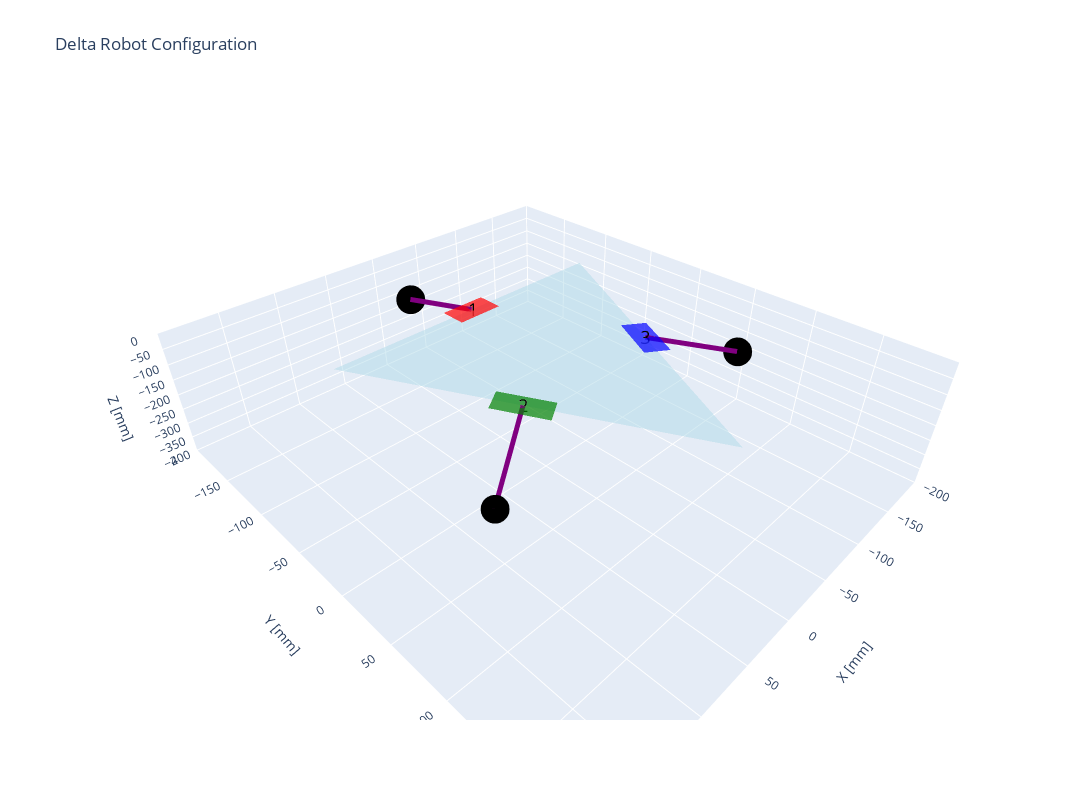

Write notebook code for a chart like this one.
### Markdown cell above
# Plotting the Robot's Configuration

In order to better visualize the robot's configuration, we can plot the robot's links and joints in 3D space.

### Code cell
def motor_positions():
  return (
    (0,-WB,0), # B1
    ((sqrt3/2)*WB,WB/2,0), # B2
    (-(sqrt3/2)*WB,WB/2,0) # B3
  )
  
def base_vertices():
  return (
    (SB/2, -WB, 0), # b1
    (0, UB, 0), # b2
    (-SB/2, -WB, 0) # b3
  )

def platform_vertices(platform_position):
  # platform_position is a tuple (x,y,z)
  x, y, z = platform_position
  # Platform vertices with respect to the given platform position
  return (
    (x, y - UP, z), # P1
    (x + SP/2, y + WP, z), # P2
    (x - SP/2, y + WP, z) # P3
  )

def knee_joints(theta1,theta2,theta3):
  knee_1 = (0, -WB-L*np.cos(theta1), -L*np.sin(theta1))
  knee_2 = ((sqrt3/2)*(WB+L*np.cos(theta2)), (1/2)*(WB+L*np.cos(theta2)), -L*np.sin(theta2))
  knee_3 = ((-sqrt3/2)*(WB+L*np.cos(theta3)), (1/2)*(WB+L*np.cos(theta3)), -L*np.sin(theta3))
  return (knee_1, knee_2, knee_3)


def get_motor_rectangle_corners(motor_position, angle, motor_width=20, motor_length=40):
    # Local coordinates (centered at 0,0)
    dx = motor_length / 2
    dy = motor_width / 2
    local_corners = np.array([
        [-dx, -dy],
        [dx, -dy],
        [dx,  dy],
        [-dx,  dy]
    ])
    # Create rotation matrix for the given angle
    R = np.array([
        [np.cos(angle), -np.sin(angle)],
        [np.sin(angle),  np.cos(angle)]
    ])
    rotated = (local_corners @ R.T) + np.array(motor_position[:2])
    # Append the constant z coordinate from motor_position
    corners = [(pt[0], pt[1], motor_position[2]) for pt in rotated]
    return corners

def plot_robot(theta1, theta2, theta3):
  # Calculate the knee joint positions
  knee_1, knee_2, knee_3 = knee_joints(theta1, theta2, theta3)
  # Calculate the platform position
  platform_position = FK(theta1, theta2, theta3)
  # Get the base vertices
  bv1, bv2, bv3 = base_vertices()
  # Get the motor positions
  m1, m2, m3 = motor_positions()
  # Get the platform vertices
  pv1, pv2, pv3 = platform_vertices(platform_position)
  
  # Create a 3D plot
  fig = go.Figure()
  
  # --- Base Triangle (Mesh3d) ---
  base_x = [bv1[0], bv2[0], bv3[0]]
  base_y = [bv1[1], bv2[1], bv3[1]]
  base_z = [bv1[2], bv2[2], bv3[2]]
  fig.add_trace(go.Mesh3d(
      x=base_x, y=base_y, z=base_z,
      i=[0], j=[1], k=[2],
      color='lightblue', opacity=0.5,
      name='Base'
  ))
  
  # --- Platform Triangle (Mesh3d) ---
  plat_x = [pv1[0], pv2[0], pv3[0]]
  plat_y = [pv1[1], pv2[1], pv3[1]]
  plat_z = [pv1[2], pv2[2], pv3[2]]
  fig.add_trace(go.Mesh3d(
      x=plat_x, y=plat_y, z=plat_z,
      i=[0], j=[1], k=[2],
      color='lightgreen', opacity=0.5,
      name='Platform'
  ))
  
  # --- Motor Rectangles ---
  # Determine motor orientations based on the base triangle sides:
  motor_angle1 = np.arctan2(bv1[1] - bv3[1], bv1[0] - bv3[0])
  motor_angle2 = np.arctan2(bv2[1] - bv1[1], bv2[0] - bv1[0])
  motor_angle3 = np.arctan2(bv3[1] - bv2[1], bv3[0] - bv2[0])
  motor_angles = [motor_angle1, motor_angle2, motor_angle3]
  motor_positions_list = [m1, m2, m3]
  motor_colors = ['red', 'green', 'blue']
  motor_ids = ['1', '2', '3']
  
# For each motor, compute its rectangle and add it as two triangles.
  for m, ang, color, mid in zip(motor_positions_list, motor_angles, motor_colors, motor_ids):
    corners = get_motor_rectangle_corners(m, ang)
    # Split quadrilateral into two triangles:
    # Triangle 1: corners[0], corners[1], corners[2]
    tri1_x = [corners[0][0], corners[1][0], corners[2][0]]
    tri1_y = [corners[0][1], corners[1][1], corners[2][1]]
    tri1_z = [corners[0][2], corners[1][2], corners[2][2]]
    
    # Triangle 2: corners[0], corners[2], corners[3]
    tri2_x = [corners[0][0], corners[2][0], corners[3][0]]
    tri2_y = [corners[0][1], corners[2][1], corners[3][1]]
    tri2_z = [corners[0][2], corners[2][2], corners[3][2]]
    
    # Add first triangle
    fig.add_trace(go.Mesh3d(
        x=tri1_x, y=tri1_y, z=tri1_z,
        color=color, opacity=0.7,
        name=f'Motor {mid}',
        showscale=False
    ))
    # Add second triangle
    fig.add_trace(go.Mesh3d(
        x=tri2_x, y=tri2_y, z=tri2_z,
        color=color, opacity=0.7,
        name=f'Motor {mid}',
        showscale=False
    ))
    # Add motor label as text at the motor position
    fig.add_trace(go.Scatter3d(
        x=[m[0]], y=[m[1]], z=[m[2]],
        mode='text',
        text=[mid],
        textposition='middle center',
        textfont=dict(color='black', size=18),
        showlegend=False
    ))
  # --- End of Motor Rectangles ---
    
  # --- Active Links (lines from motors to knee joints) ---
  knees = [knee_1, knee_2, knee_3]
  for m, k in zip(motor_positions_list, knees):
      fig.add_trace(go.Scatter3d(
          x=[m[0], k[0]],
          y=[m[1], k[1]],
          z=[m[2], k[2]],
          mode='lines',
          line=dict(color='purple', width=10),
          name='Active Link' + str(motor_positions_list.index(m) + 1),
          showlegend=False
      ))

      # --- Knee Joints as markers ---
      knee_x = [knee_1[0], knee_2[0], knee_3[0]]
      knee_y = [knee_1[1], knee_2[1], knee_3[1]]
      knee_z = [knee_1[2], knee_2[2], knee_3[2]]
      fig.add_trace(go.Scatter3d(
          x=knee_x, y=knee_y, z=knee_z,
          mode='markers',
          marker=dict(color='black', size=10),
          name='Knee Joint',
          showlegend=False
      ))

  # Draw the passive links as rectangles from the knee joints to the platform vertices
  # The width is h and the length is ell
  
  # --- Update Layout and Style Plot ---
  fig.update_layout(
      scene=dict(
          xaxis_title='X [mm]',
          yaxis_title='Y [mm]',
          zaxis_title='Z [mm]',
          xaxis=dict(range=[-200, 200]),
          yaxis=dict(range=[-200, 200]),
          zaxis=dict(range=[-400, 0])
      ),
      title='Delta Robot Configuration',
      width=1400,
      height=800
  )
  
  fig.show()

plot_robot(np.pi/4,np.pi/4,np.pi/4)

### Figure 1 — Plotly figure (JSON) as saved in the notebook; plotly's stock layout.template omitted (floating-point values rounded to 4 significant figures)
{"data": [{"color": "lightblue", "i": [0], "j": [1], "k": [2], "name": "Base", "opacity": 0.5, "type": "mesh3d", "x": [130.7, 0, -130.7], "y": [-75.43, 150.9, -75.43], "z": [0, 0, 0]}, {"color": "lightgreen", "i": [0], "j": [1], "k": [2], "name": "Platform", "opacity": 0.5, "type": "mesh3d", "x": [0, 36.74, -36.74], "y": [-42.42, 21.21, 21.21], "z": [null, null, null]}, {"color": "red", "name": "Motor 1", "opacity": 0.7, "showscale": false, "type": "mesh3d", "x": [-20, 20, 20], "y": [-85.43, -85.43, -65.43], "z": [0, 0, 0]}, {"color": "red", "name": "Motor 1", "opacity": 0.7, "showscale": false, "type": "mesh3d", "x": [-20, 20, -20], "y": [-85.43, -65.43, -65.43], "z": [0, 0, 0]}, {"mode": "text", "showlegend": false, "text": ["1"], "textfont": {"color": "black", "size": 18}, "textposition": "middle center", "type": "scatter3d", "x": [0], "y": [-75.43], "z": [0]}, {"color": "green", "name": "Motor 2", "opacity": 0.7, "showscale": false, "type": "mesh3d", "x": [83.99, 63.99, 46.67], "y": [25.4, 60.04, 50.04], "z": [0, 0, 0]}, {"color": "green", "name": "Motor 2", "opacity": 0.7, "showscale": false, "type": "mesh3d", "x": [83.99, 46.67, 66.67], "y": [25.4, 50.04, 15.4], "z": [0, 0, 0]}, {"mode": "text", "showlegend": false, "text": ["2"], "textfont": {"color": "black", "size": 18}, "textposition": "middle center", "type": "scatter3d", "x": [65.33], "y": [37.72], "z": [0]}, {"color": "blue", "name": "Motor 3", "opacity": 0.7, "showscale": false, "type": "mesh3d", "x": [-63.99, -83.99, -66.67], "y": [60.04, 25.4, 15.4], "z": [0, 0, 0]}, {"color": "blue", "name": "Motor 3", "opacity": 0.7, "showscale": false, "type": "mesh3d", "x": [-63.99, -66.67, -46.67], "y": [60.04, 15.4, 50.04], "z": [0, 0, 0]}, {"mode": "text", "showlegend": false, "text": ["3"], "textfont": {"color": "black", "size": 18}, "textposition": "middle center", "type": "scatter3d", "x": [-65.33], "y": [37.72], "z": [0]}, {"line": {"color": "purple", "width": 10}, "mode": "lines", "name": "Active Link1", "showlegend": false, "type": "scatter3d", "x": [0, 0], "y": [-75.43, -151.8], "z": [0, -76.37]}, {"marker": {"color": "black", "size": 10}, "mode": "markers", "name": "Knee Joint", "showlegend": false, "type": "scatter3d", "x": [0, 131.5, -131.5], "y": [-151.8, 75.9, 75.9], "z": [-76.37, -76.37, -76.37]}, {"line": {"color": "purple", "width": 10}, "mode": "lines", "name": "Active Link2", "showlegend": false, "type": "scatter3d", "x": [65.33, 131.5], "y": [37.72, 75.9], "z": [0, -76.37]}, {"marker": {"color": "black", "size": 10}, "mode": "markers", "name": "Knee Joint", "showlegend": false, "type": "scatter3d", "x": [0, 131.5, -131.5], "y": [-151.8, 75.9, 75.9], "z": [-76.37, -76.37, -76.37]}, {"line": {"color": "purple", "width": 10}, "mode": "lines", "name": "Active Link3", "showlegend": false, "type": "scatter3d", "x": [-65.33, -131.5], "y": [37.72, 75.9], "z": [0, -76.37]}, {"marker": {"color": "black", "size": 10}, "mode": "markers", "name": "Knee Joint", "showlegend": false, "type": "scatter3d", "x": [0, 131.5, -131.5], "y": [-151.8, 75.9, 75.9], "z": [-76.37, -76.37, -76.37]}], "layout": {"height": 800, "scene": {"xaxis": {"range": [-200, 200], "title": {"text": "X [mm]"}}, "yaxis": {"range": [-200, 200], "title": {"text": "Y [mm]"}}, "zaxis": {"range": [-400, 0], "title": {"text": "Z [mm]"}}}, "title": {"text": "Delta Robot Configuration"}, "width": 1400}}
